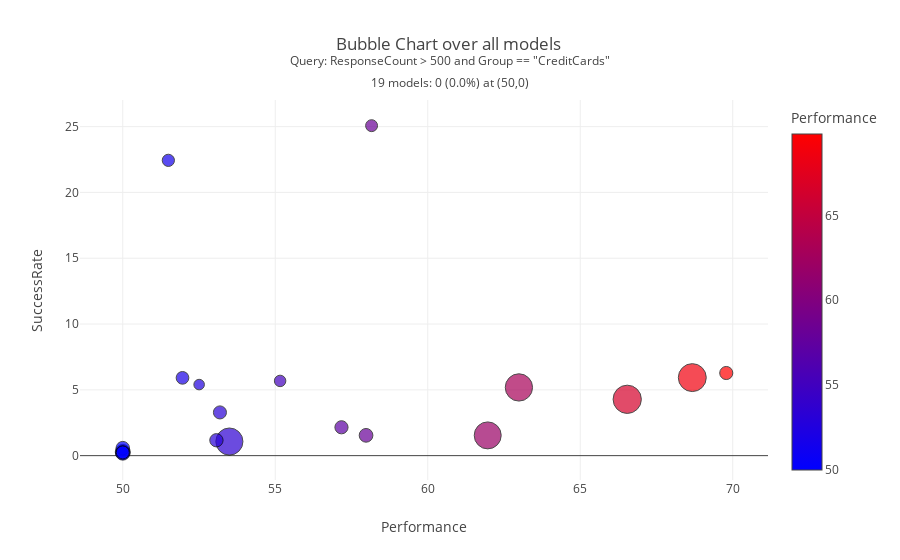

The notebook cell saved with this chart:
### Markdown cell above
Looks like a healthy bubble plot, but sometimes it is useful to consider only certain models in the analysis. Note that the bubble chart automatically considers only the last snapshot by default, though this is a parameter. 

To reduce the information, let's only consider models with more than 500 responses within the CreditCards group.

### Code cell
query='ResponseCount > 500 and Group == "CreditCards"'
plot = CDHSample.plotPerformanceSuccessRateBubbleChart(query=query)

### Figure 1 — Plotly figure (JSON) as saved in the notebook; plotly's stock layout.template omitted (floating-point values rounded to 4 significant figures)
{"data": [{"customdata": [["081d0acf-bfc3-5c0a-abc4-29106252efb8", "SMS", "Outbound", "Sales", "CreditCards"], ["17571d69-f802-5122-9bfe-6f3f4ef9073b", "Web", "Inbound", "Sales", "CreditCards"], ["1be7cd72-741b-5d68-b148-c1af0142fd4a", "SMS", "Outbound", "Sales", "CreditCards"], ["26dda9e0-34a2-5e0a-8ee2-fd0c39de729e", "SMS", "Outbound", "Sales", "CreditCards"], ["2c8e753a-9e85-5060-ac5b-073e79e755c0", "Email", "Outbound", "Sales", "CreditCards"], ["4efdb97d-288d-518f-a3e0-8314bbd7f2a3", "SMS", "Outbound", "Sales", "CreditCards"], ["59f06605-5b39-57dd-945b-637a72fa9085", "Web", "Inbound", "Sales", "CreditCards"], ["602303a4-5243-523d-8964-473f3ea1200b", "SMS", "Outbound", "Sales", "CreditCards"], ["7ffc8c26-8473-5c8e-bcc3-48e5b162da7a", "SMS", "Outbound", "Sales", "CreditCards"], ["85d9dd89-93e5-55a0-b05f-e68bba9c97d1", "Email", "Outbound", "Sales", "CreditCards"], ["98aeb30c-d896-51bd-b421-a650f0522335", "SMS", "Outbound", "Sales", "CreditCards"], ["9e9e8c2e-6d19-538c-8e7b-a73070717ecf", "Web", "Inbound", "Sales", "CreditCards"], ["a8cde9d1-c720-537c-8fb8-8c59506bddfe", "Web", "Inbound", "Sales", "CreditCards"], ["ab4592bc-df16-5372-86e7-0caea36ac877", "Email", "Outbound", "Sales", "CreditCards"], ["b5338016-1fee-5745-80ee-7bd6d51f2920", "Email", "Outbound", "Sales", "CreditCards"], ["bb02128b-d6df-52f3-9983-316f9fce47c7", "Email", "Outbound", "Sales", "CreditCards"], ["c29ffcfa-5210-5998-a826-f3a8db57c610", "Web", "Inbound", "Sales", "CreditCards"], ["cc9b9b1b-c2f9-5e8c-a54a-f13e0559ebd6", "Email", "Outbound", "Sales", "CreditCards"], ["e4ea7a89-c394-5014-ac26-34b8eee475bd", "SMS", "Outbound", "Sales", "CreditCards"]], "hovertemplate": "<b>%{hovertext}</b><br><br>Performance=%{marker.color}<br>SuccessRate=%{y}<br>ResponseCount=%{marker.size}<br>ModelID=%{customdata[0]}<br>Channel=%{customdata[1]}<br>Direction=%{customdata[2]}<br>Issue=%{customdata[3]}<br>Group=%{customdata[4]}<extra></extra>", "hovertext": ["UPlusFinGold", "VisaGold", "VisaGold", "ChannelAction_Template", "UPlusFinGold", "MasterCardGold", "PlatinumRewardsCard", "UPlusFinPersonal", "MasterCardWorld", "MasterCardGold", "IdentityTheftProtection", "MasterCardGold", "UPlusFinGold", "UPlusFinPersonal", "PaymentProtection", "PlatinumRewardsCard", "PaymentProtection", "IdentityTheftProtection", "PaymentProtection"], "legendgroup": "", "marker": {"color": [66.54, 51.96, 53.19, 69.79, 53.5, 50, 57.98, 62.99, 55.16, 50, 53.07, 57.17, 68.67, 61.97, 52.5, 50, 58.16, 50, 51.49], "coloraxis": "coloraxis", "line": {"color": "black"}, "size": [3854, 778, 822, 828, 3545, 1080, 907, 3588, 634, 875, 855, 835, 3760, 3508, 537, 989, 686, 808, 722], "sizemode": "area", "sizeref": 9.635, "symbol": "circle"}, "mode": "markers", "name": "", "orientation": "v", "showlegend": false, "type": "scatter", "x": [66.54, 51.96, 53.19, 69.79, 53.5, 50, 57.98, 62.99, 55.16, 50, 53.07, 57.17, 68.67, 61.97, 52.5, 50, 58.16, 50, 51.49], "xaxis": "x", "y": [4.281, 5.913, 3.285, 6.28, 1.072, 0.2778, 1.544, 5.184, 5.678, 0.5714, 1.17, 2.156, 5.931, 1.539, 5.4, 0.2022, 25.07, 0.2475, 22.44], "yaxis": "y"}], "layout": {"coloraxis": {"colorbar": {"title": {"text": "Performance"}}, "colorscale": [[0, "rgb(0,0,255)"], [1, "rgb(255,0,0)"]]}, "legend": {"itemsizing": "constant", "tracegroupgap": 0}, "title": {"text": "Bubble Chart over all models <br><sup>Query: ResponseCount > 500 and Group == \"CreditCards\"</sup><br><sup>19 models: 0 (0.0%) at (50,0)</sup>"}, "xaxis": {"anchor": "y", "domain": [0, 1], "title": {"text": "Performance"}}, "yaxis": {"anchor": "x", "domain": [0, 1], "title": {"text": "SuccessRate"}}}}
